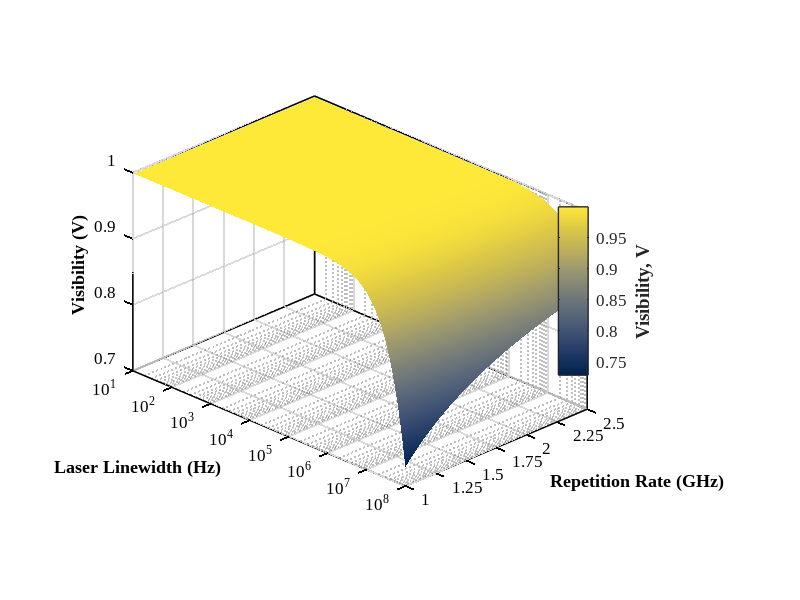

MATLAB code for this plot:

clc;
clear;
close all;
mu = 0.5;                  % Mean photon number/pulse
alpha = 0.2;               % Fiber attenuation (dB/km)
L = 80;                    % Fiber length (km)
t_B = 0.5;                 % Beam splitter transmission
loss_MZI = 10^(-0.2);      % MZI insertion loss (2 dB)
theta = 0;                 % Phase difference (radians)
eta = 0.2;                 % Detector efficiency
P_d = 2e-7;                % Dark count probability/pulse
t_d = 10e-9;               % Detector dead time (s)
f_decoy = 0.2;             % Decoy probability
duty_cycle_TTL = 0.75;     % TTL duty cycle
% Laser linewidth in Hz
delta_f_values = logspace(1,8,200);
% Repetition rate in Hz
R_b_values = linspace(1e9,2.5e9,200);
[Delta_F,R_B] = meshgrid(delta_f_values,R_b_values);
d_t = 1./R_B;
sigma_sq = 2*pi.*Delta_F.*d_t;
phase_factor = exp(-sigma_sq./2).*cos(theta);
eta_channel = 10^(-alpha*L/10);
% Photon rate after beam splitter
Photon_count_after_BS = mu.*eta_channel.*R_B.*(1-t_B);
% Upper MZI output
Photon_Count_MZI_Upper = loss_MZI.*Photon_count_after_BS.* (1+phase_factor)./2;
% Lower MZI output
Photon_Count_MZI_Lower = loss_MZI.*Photon_count_after_BS.* (1-phase_factor)./2;
% Detector efficiency and dark counts
Photon_Count_after_SPD_0 =  Photon_Count_MZI_Upper.*eta + P_d.*R_B;
Photon_Count_after_SPD_1 =  Photon_Count_MZI_Lower.*eta + P_d.*R_B;
% Dead-time correction
effective_counts_SPD_0 = Photon_Count_after_SPD_0 ./ (1+Photon_Count_after_SPD_0.*t_d);
effective_counts_SPD_1 = Photon_Count_after_SPD_1 ./(1+Photon_Count_after_SPD_1.*t_d);
effective_counts_SPD_0 = effective_counts_SPD_0.*duty_cycle_TTL;
effective_counts_SPD_1 = effective_counts_SPD_1.*duty_cycle_TTL;
probability_factor = 2*f_decoy + (1-f_decoy)^2/2;
total_counts_D_M1 =  effective_counts_SPD_0.*probability_factor;
total_counts_D_M2 = effective_counts_SPD_1.*probability_factor;
V = (total_counts_D_M1-total_counts_D_M2)./ (total_counts_D_M1+total_counts_D_M2);
fprintf('Minimum Visibility = %.8f\n',min(V(:)));
fprintf('Maximum Visibility = %.8f\n',max(V(:)));
fig = figure( 'Color','w', 'Units','pixels',  'Position',[100 100 1200 850],'Renderer','opengl');
ax = axes('Parent',fig);
set(ax,'Units','normalized');
set(ax,'Position',[0.14 0.19 0.62 0.65]);
h = surf(ax,Delta_F,R_B./1e9,V);
set(h, 'EdgeColor','none', 'FaceColor','interp');
shading interp;
cmap_base = [
    0.000 0.135 0.305
    0.120 0.220 0.400
    0.245 0.320 0.455
    0.360 0.410 0.480
    0.480 0.500 0.470
    0.610 0.595 0.435
    0.745 0.690 0.355
    0.865 0.785 0.275
    0.995 0.910 0.220
];

cmap = interp1(linspace(0,1,size(cmap_base,1)), cmap_base,linspace(0,1,256));
colormap(ax,cmap);
vmin = min(V(:));
vmax = max(V(:));
if vmax > vmin
    caxis(ax,[vmin vmax]);
else
    caxis(ax,[vmin-0.01 vmax+0.01]);
end
set(ax,'XScale','log');
xlim(ax,[1e1 1e8]);
ylim(ax,[1 2.5]);
zlim(ax,[0.7 1]);
set(ax,'XTick',10.^(1:8));
set(ax,'YTick',1:0.25:2.5);
set(ax,'ZTick',0:0.1:1);
set(ax,'XTickLabel',{'10^1','10^2','10^3','10^4','10^5','10^6','10^7','10^8'});
set(ax,'TickLabelInterpreter','tex');
view(ax,45,25);
pbaspect(ax,[1.5 1 0.85]);
hx = xlabel(ax, 'Laser Linewidth (Hz)');
hy = ylabel(ax,'Repetition Rate (GHz)');
hz = zlabel(ax, 'Visibility (V)');
set([hx hy hz], 'FontName','Times New Roman','FontSize',15, 'FontWeight','bold','Interpreter','tex');
set(hz,'Rotation',90);
set(ax, 'FontName','Times New Roman', 'FontSize',12, 'FontWeight','normal', 'LineWidth',1.1, 'Box','on', 'XColor','k',  'YColor','k','ZColor','k');
grid(ax,'on');
cb = colorbar('peer',ax);
set(cb, 'Units','normalized','Position',[0.83 0.24 0.022 0.53], 'FontName','Times New Roman','FontSize',12, 'LineWidth',1);
ylabel(cb,'Visibility, V', 'FontName','Times New Roman', 'FontSize',14,'FontWeight','bold');
set(ax,'Position',[0.14 0.19 0.62 0.65]);
